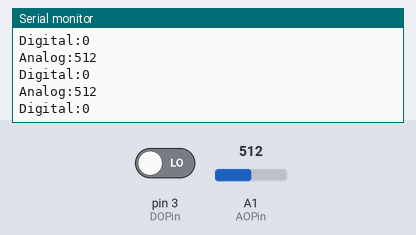
Simulated run of this sketch. Board: Arduino Mega 2560, built with avr-gcc and run on an emulated ATmega2560. Parts: the last lines printed to the serial monitor. The test bench sets the inputs (shaded band); at power-on: A1 (AOPin) = 512, pin 3 (DOPin) LOW.

Above: at 1.2 s.
1.3 s: A1 (AOPin) set to 716
At 1.86 s:
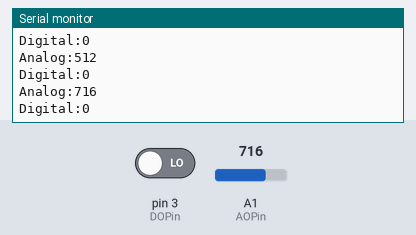
2.8 s: pin 3 (DOPin) driven HIGH
At 3.07 s:
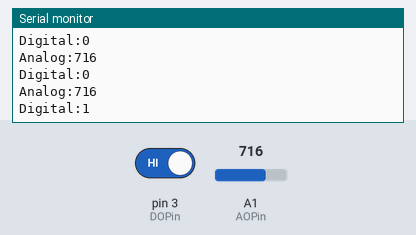
4.3 s: A1 (AOPin) set to 900
At 4.67 s:
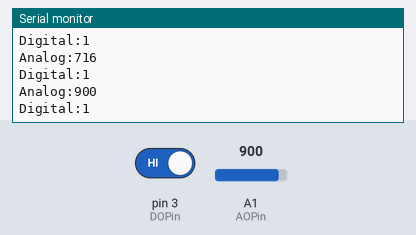
Timing chart, 0 to 7.3 s (numbered marks = the images above; inputs shaded):
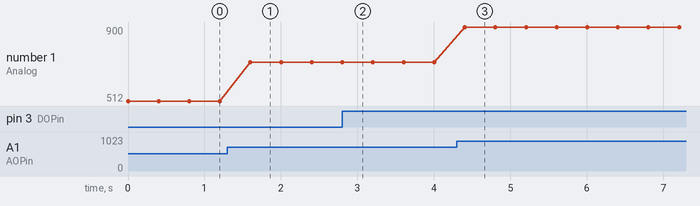

The sketch:

MH-Sensor.ino
```cpp
/*
 Name:		MH_Sensor.ino
 Created:	7/12/2018 5:51:00 PM
 Author:	RavianXReaver
*/
#include "stdio.h"

#define AOPin 1
#define DOPin 3

void setup()
{
	Serial.begin(9600);
	pinMode(AOPin, 0);
	pinMode(DOPin, 0);
}

void loop()
{
	Serial.print("Analog:");
	Serial.print(analogRead(AOPin));
	Serial.println("");
	Serial.print("Digital:");
	Serial.print(digitalRead(DOPin));
	Serial.println("");
	delay(400);
}
```

Measured:
- after the input at 1.3 s, the serial monitor: prints a new line after 0.30 s (image 1)
- after the input at 2.8 s, the serial monitor: prints a new line at once (image 2)
- after the input at 4.3 s, the serial monitor: prints a new line after 0.11 s (image 3)
- plotted number 1: 512 → 716 after the input at 1.3 s, 716 → 900 after the input at 4.3 s
